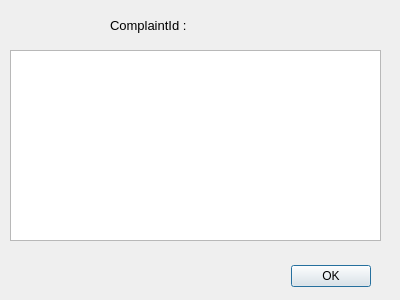
<?xml version="1.0" encoding="UTF-8"?>
<ui version="4.0">
 <class>showStatus</class>
 <widget class="QDialog" name="showStatus">
  <property name="geometry">
   <rect>
    <x>0</x>
    <y>0</y>
    <width>400</width>
    <height>300</height>
   </rect>
  </property>
  <property name="font">
   <font>
    <pointsize>9</pointsize>
   </font>
  </property>
  <property name="windowTitle">
   <string>Dialog</string>
  </property>
  <widget class="QDialogButtonBox" name="buttonBox">
   <property name="geometry">
    <rect>
     <x>30</x>
     <y>260</y>
     <width>341</width>
     <height>32</height>
    </rect>
   </property>
   <property name="orientation">
    <enum>Qt::Horizontal</enum>
   </property>
   <property name="standardButtons">
    <set>QDialogButtonBox::Ok</set>
   </property>
  </widget>
  <widget class="QLabel" name="label">
   <property name="geometry">
    <rect>
     <x>110</x>
     <y>10</y>
     <width>131</width>
     <height>31</height>
    </rect>
   </property>
   <property name="font">
    <font>
     <pointsize>10</pointsize>
    </font>
   </property>
   <property name="text">
    <string>ComplaintId : </string>
   </property>
  </widget>
  <widget class="QTextBrowser" name="textBrowser">
   <property name="geometry">
    <rect>
     <x>10</x>
     <y>50</y>
     <width>371</width>
     <height>191</height>
    </rect>
   </property>
  </widget>
 </widget>
 <resources/>
 <connections>
  <connection>
   <sender>buttonBox</sender>
   <signal>accepted()</signal>
   <receiver>showStatus</receiver>
   <slot>accept()</slot>
   <hints>
    <hint type="sourcelabel">
     <x>248</x>
     <y>254</y>
    </hint>
    <hint type="destinationlabel">
     <x>157</x>
     <y>274</y>
    </hint>
   </hints>
  </connection>
  <connection>
   <sender>buttonBox</sender>
   <signal>rejected()</signal>
   <receiver>showStatus</receiver>
   <slot>reject()</slot>
   <hints>
    <hint type="sourcelabel">
     <x>316</x>
     <y>260</y>
    </hint>
    <hint type="destinationlabel">
     <x>286</x>
     <y>274</y>
    </hint>
   </hints>
  </connection>
 </connections>
</ui>
